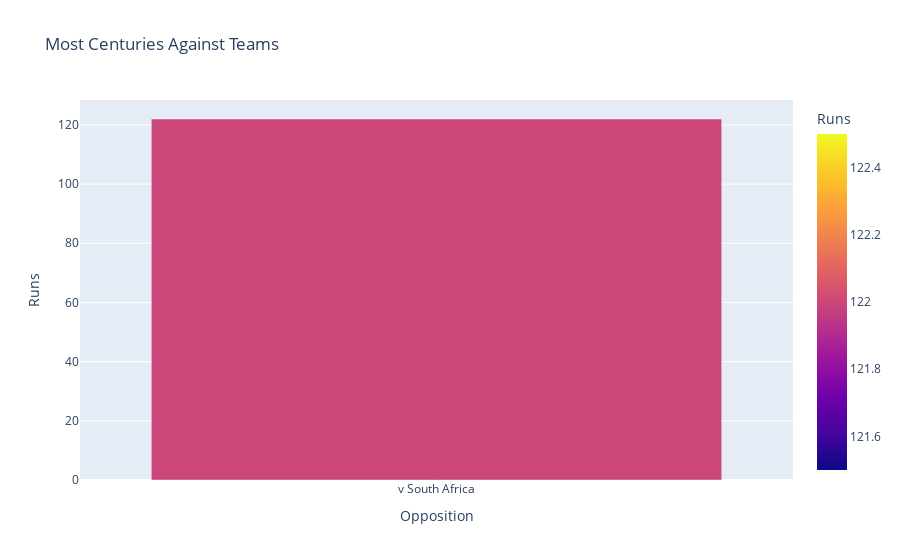

The notebook cell this image was saved under:
### Code cell
#Now let’s have a look at against which team Babar Azam scored most of his centuries:
figure = px.bar(centuries, x=centuries["Opposition"], y = centuries["Runs"], 
                color = centuries["Runs"],
                title="Most Centuries Against Teams")
figure.show()

### Figure 1 — Plotly figure (JSON) as saved in the notebook; plotly's stock layout.template omitted (floating-point values rounded to 4 significant figures)
{"data": [{"alignmentgroup": "True", "hovertemplate": "Opposition=%{x}<br>Runs=%{marker.color}<extra></extra>", "legendgroup": "", "marker": {"color": [122], "coloraxis": "coloraxis", "pattern": {"shape": ""}}, "name": "", "offsetgroup": "", "orientation": "v", "showlegend": false, "textposition": "auto", "type": "bar", "x": ["v South Africa"], "xaxis": "x", "y": [122], "yaxis": "y"}], "layout": {"autosize": true, "barmode": "relative", "coloraxis": {"colorbar": {"title": {"text": "Runs"}}, "colorscale": [[0, "#0d0887"], [0.1111, "#46039f"], [0.2222, "#7201a8"], [0.3333, "#9c179e"], [0.4444, "#bd3786"], [0.5556, "#d8576b"], [0.6667, "#ed7953"], [0.7778, "#fb9f3a"], [0.8889, "#fdca26"], [1, "#f0f921"]]}, "legend": {"tracegroupgap": 0}, "title": {"text": "Most Centuries Against Teams"}, "xaxis": {"anchor": "y", "autorange": true, "domain": [0, 1], "range": [-0.5, 0.5], "title": {"text": "Opposition"}, "type": "category"}, "yaxis": {"anchor": "x", "autorange": true, "domain": [0, 1], "range": [0, 128.4], "title": {"text": "Runs"}, "type": "linear"}}}
